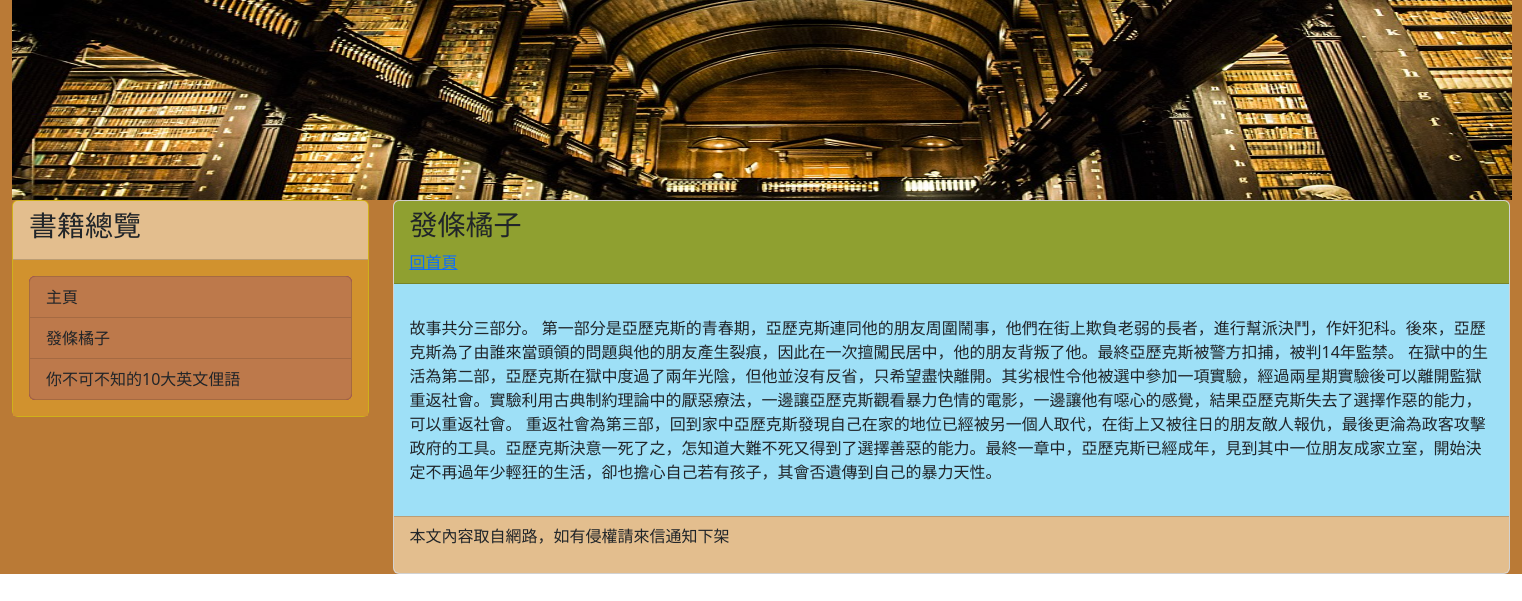
The page /post/book_orange/ on the database its author committed.
### mysite/models.py (models this page shows, shortened)
class Post(models.Model):
    title = models.CharField(max_length=200)
    author = models.CharField(max_length=200, default="不詳")
    slug = models.CharField(max_length=200)
    body = models.TextField()
    pub_date = models.DateTimeField(auto_now_add=True)
    class Meta:
        ordering = ('-pub_date',)

### mysite/views.py (the view)
# urls.py: path('post/<slug:slug>/',mv.showpost,name='showpost')
def showpost(request,slug):
        post =Post .objects.get(slug=slug)
        return render(request, 'post.html',locals())

### mysite/templatetags/markdown_extras.py (called while the page is built)
@register.filter
def convert_markdown(text):
    return markdown.markdown(text)

### templates/post.html (shortened to what this page needs)
{% extends 'base2.html' %}
{% load markdown_extras %}
{% block headmessage %}
    <h3 style='font-family:微軟正黑體; '>{{ post.title }}</h3>
    <a style='font-family:微軟正黑體;' href='/'>回首頁</a>
{% endblock %}
{% block content %}
    <p style='font-family:微軟正黑體;font-size:12pt;letter-spacing:2pt;'>
        {{ post.body | convert_markdown | safe }}</a>
    </p>
{% endblock %}

### rows shown on the page
Post: title "發條橘子", body|convert_markdown "故事共分三部分。 第一部分是亞歷克斯的青春期，亞歷克斯連同他的朋友周圍鬧事，他們在街上欺負老弱的長者，進行幫派決鬥，作奸犯科。後來，亞歷克斯為了由誰來當頭領的問題與他的朋友產生裂痕，因此在一次擅闖民居中，他的朋友背叛了他。最終亞歷克斯被警方扣捕，被判14年監禁。 在獄中的生活為第二部，亞歷克斯在獄中度過了兩年光陰，但他並沒有反省，只希望盡快離開。其劣根性令他被選中參加一項實驗，經過兩星期實驗後可以離開監獄重返社會。實驗利用古典制約理論中的厭惡療法，一邊讓亞歷克斯觀看暴力色情的電影，一邊讓他有噁心的感覺，結果亞歷克斯失去了選擇作惡的能力，可以重返社會。 重返社會為第三部，回到家中亞歷克斯發現自己在家的地位已經被另一個人取代，在街上又被往日的朋友敵人報仇，最後更淪為政客攻擊政府的工具。亞歷克斯決意一死了之，怎知道大難不死又得到了選擇善惡的能力。最終一章中，亞歷克斯已經成年，見到其中一位朋友成家立室，開始決定不再過年少輕狂的生活，卻也擔心自己若有孩子，其會否遺傳到自己的暴力天性。"
